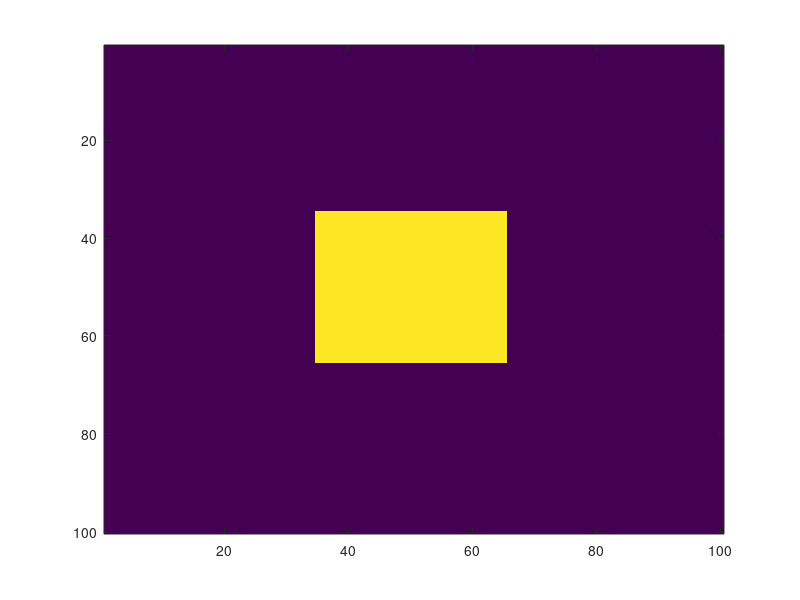

MATLAB code to generate this figure: (Note: this script raises an error after producing the figure.)
%First setting up the two squares, the first is a 40x40 and small is a
%20x20 matrix. Both are filled with ones and padded with zeros.
big = zeros(100,100);
big(30:70,30:70) = 1;

small = zeros(100,100);
small(40:60,40:60) = 1;

%%
%The "find" function gives me the boundaries of when the 100x100 matrix gets
%to one. I want to find the max and min values of these to create the new
%square.
[rs,cs] = find(bwperim(small==1));
srmax = max(rs);
srmin = min(rs);
scmax = max(cs);
scmin = min(cs);
[rb,cb] = find(bwperim(big==1));
brmax = max(rb);
brmin = min(rb);
bcmax = max(cb);
bcmin = min(cb);
%%
%Then taking the average of the small and big max and mins of rows and
%columns will tell me how to index the new matrix which is done below.
rowMin = (srmin+brmin)/2;
rowMax = (srmax + brmax)/2;
colMin = (scmin + bcmin)/2;
colMax = (scmax + bcmax)/2;
mid = zeros(100,100);
mid(rowMin:rowMax,colMin:colMax) = 1;

%%
imagesc(mid)
%%
bottom = big;
top = small;
Vi = zeros(100,100,9);
Vi(:,:,1) = big;
Vi(:,:,9) = small;
i ==1;
for i = 1:4
    [rs,cs] = find(bwperim(top==1));
    srmax = max(rs);
    srmin = min(rs);
    scmax = max(cs);
    scmin = min(cs);
    [rb,cb] = find(bwperim(bottom==1));
    brmax = max(rb);
    brmin = min(rb);
    bcmax = max(cb);
    bcmin = min(cb);
    
    rowMin = (srmin+brmin)/2;
    rowMax = (srmax + brmax)/2;
    colMin = (scmin + bcmin)/2;
    colMax = (scmax + bcmax)/2;
    
    mid = zeros(100,100);
    mid(rowMin:rowMax,colMin:colMax) = 1;
    j = i + 4;
    Vi(:,:,j) = mid;
    bottom = mid;        
end 
%%
contourslice(Vi,[],[],[1 2 3 4 5 6 7 8 9],3)
%%
bottom = big;
top = small;
for i = 1:4
    [rs,cs] = find(bwperim(top==1));
    srmax = max(rs);
    srmin = min(rs);
    scmax = max(cs);
    scmin = min(cs);
    [rb,cb] = find(bwperim(bottom==1));
    brmax = max(rb);
    brmin = min(rb);
    bcmax = max(cb);
    bcmin = min(cb);
    
    rowMin = (srmin+brmin)/2;
    rowMax = (srmax + brmax)/2;
    colMin = (scmin + bcmin)/2;
    colMax = (scmax + bcmax)/2;
    
    mid = zeros(100,100);
    mid(rowMin:rowMax,colMin:colMax) = 1;
    k = 6 - i
    Vi(:,:,k) = mid;
    top = mid;
end



%%
contourslice(Vi,[],[],[1 2 3 4 5 6 7 8 9],3)
